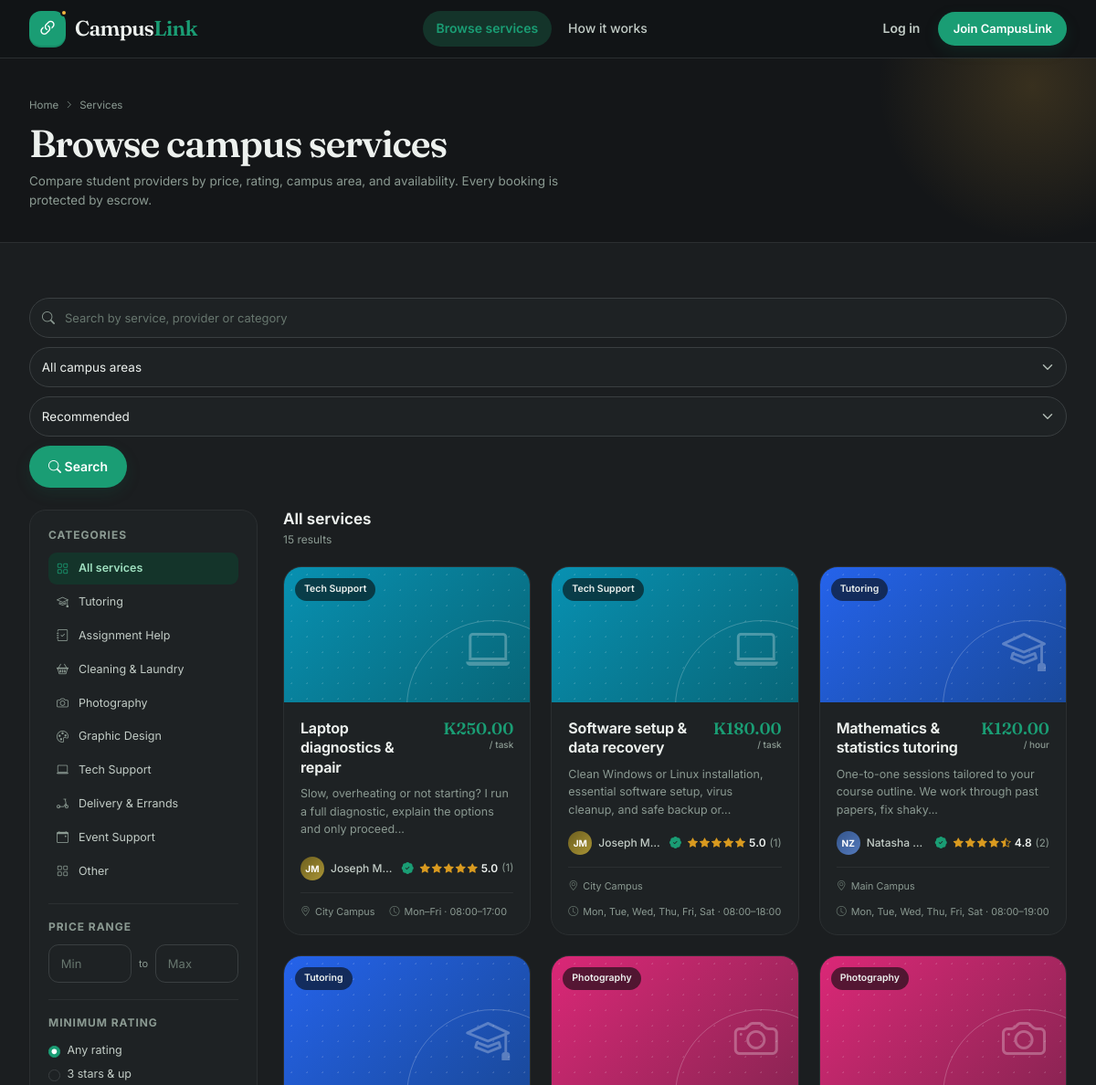
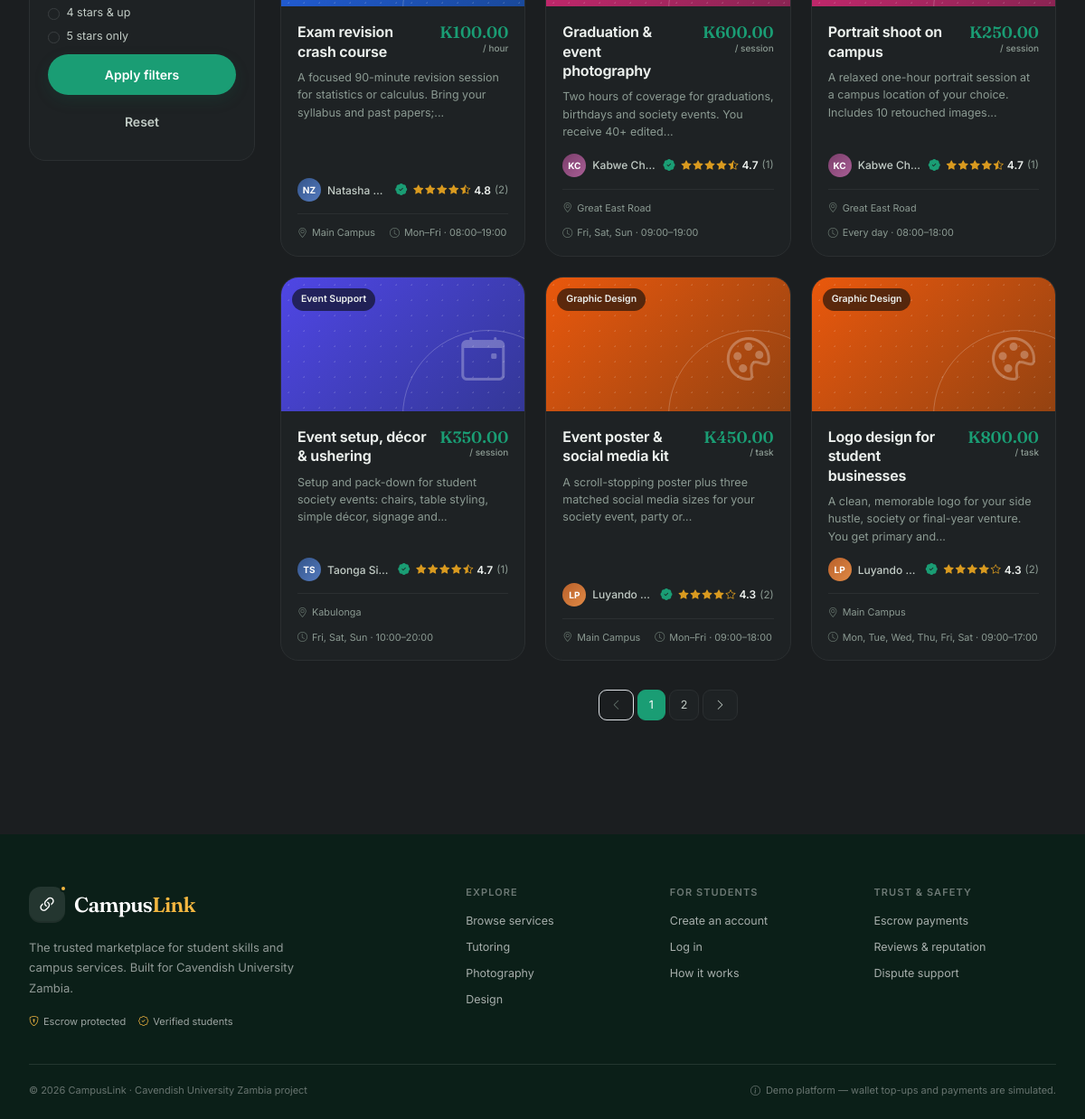
/services, run on the app's committed database (2 pictures, top to bottom).
### app/models.py (models this page shows, shortened)
class Category(db.Model):
    __tablename__ = "categories"
    id = db.Column(db.Integer, primary_key=True)
    name = db.Column(db.String(80), unique=True, nullable=False)
    slug = db.Column(db.String(80), unique=True, nullable=False, index=True)
    description = db.Column(db.String(255))
    icon = db.Column(db.String(60), nullable=False, default="bi-grid")
    color = db.Column(db.String(20), nullable=False, default="#0F6B4F")
    sort_order = db.Column(db.Integer, nullable=False, default=0)
    services = db.relationship("Service", back_populates="category", lazy="dynamic")
    requests = db.relationship("ServiceRequest", back_populates="category", lazy="dynamic")

class Service(db.Model):
    __tablename__ = "services"
    id = db.Column(db.Integer, primary_key=True)
    provider_id = db.Column(db.Integer, db.ForeignKey("users.id"), nullable=False, index=True)
    category_id = db.Column(db.Integer, db.ForeignKey("categories.id"), nullable=False, index=True)
    title = db.Column(db.String(140), nullable=False)
    description = db.Column(db.Text, nullable=False)
    price = db.Column(db.Numeric(10, 2), nullable=False)
    price_unit = db.Column(db.String(20), nullable=False, default="per task")
    duration_minutes = db.Column(db.Integer, nullable=False, default=60)
    campus_area = db.Column(db.String(60), nullable=False)
    available_days = db.Column(db.String(20), nullable=False, default="0,1,2,3,4")
    available_from = db.Column(db.String(5), nullable=False, default="08:00")
    available_to = db.Column(db.String(5), nullable=False, default="18:00")
    status = db.Column(db.String(20), nullable=False, default="active", index=True)
    created_at = db.Column(db.DateTime, nullable=False, default=now)
    updated_at = db.Column(db.DateTime, nullable=False, default=now, onupdate=now)
    provider = db.relationship("User", back_populates="listings")
    category = db.relationship("Category", back_populates="services")
    bookings = db.relationship("Booking", back_populates="service", lazy="dynamic")
    @property
    def day_numbers(self):
        return [int(d) for d in (self.available_days or "").split(",") if d.strip().isdigit()]
    @property
    def availability_summary(self):
        days = sorted(self.day_numbers)
        if not days:
            return "By arrangement"
        if days == list(range(5)):
            day_text = "Mon–Fri"
        elif days == [5, 6]:
            day_text = "Weekends"
        elif days == list(range(7)):
            day_text = "Every day"
        else:
            short = {0: "Mon", 1: "Tue", 2: "Wed", 3: "Thu", 4: "Fri", 5: "Sat", 6: "Sun"}
            day_text = ", ".join(short[d] for d in days)
        return f"{day_text} · {self.available_from}–{self.available_to}"

class User(UserMixin, db.Model):
    __tablename__ = "users"
    id = db.Column(db.Integer, primary_key=True)
    full_name = db.Column(db.String(120), nullable=False)
    email = db.Column(db.String(255), unique=True, nullable=False, index=True)
    student_number = db.Column(db.String(40), unique=True, nullable=False)
    phone = db.Column(db.String(30))
    password_hash = db.Column(db.String(255), nullable=False)
    role = db.Column(db.String(20), nullable=False, default="student")
    program = db.Column(db.String(120))
    year_of_study = db.Column(db.String(30))
    campus_area = db.Column(db.String(60))
    bio = db.Column(db.Text)
    skills = db.Column(db.String(255))
    is_verified = db.Column(db.Boolean, nullable=False, default=False)
    is_suspended = db.Column(db.Boolean, nullable=False, default=False)
    wallet_balance = db.Column(db.Numeric(12, 2), nullable=False, default=Decimal("0.00"))
    rating_avg = db.Column(db.Numeric(3, 2))
    review_count = db.Column(db.Integer, nullable=False, default=0)
    completed_bookings = db.Column(db.Integer, nullable=False, default=0)
    completion_rate = db.Column(db.Numeric(5, 2))
    reputation_score = db.Column(db.Numeric(3, 2))
    created_at = db.Column(db.DateTime, nullable=False, default=now)
    listings = db.relationship("Service", back_populates="provider", lazy="dynamic")
    reviews_received = db.relationship(
        "Review", back_populates="provider", foreign_keys="Review.provider_id", lazy="dynamic"
    )
    notifications = db.relationship("Notification", back_populates="user", lazy="dynamic")
    wallet_transactions = db.relationship(
        "WalletTransaction", back_populates="user", lazy="dynamic", order_by="WalletTransaction.created_at.desc()"
    )
    @property
    def initials(self):
        parts = [p for p in (self.full_name or "").split() if p]
        return "".join(p[0] for p in parts[:2]).upper() or "?"
    @property
    def avatar_tone(self):
        return (self.id or 0) % 6
    @property
    def rating_display(self):
        return f"{float(self.rating_avg):.1f}" if self.rating_avg is not None else "New"

### app/listings.py (the view, shortened to what this page needs)
@bp.get("/services")
def browse():
    q = request.args.get("q", "").strip()
    category_slug = request.args.get("category", "").strip()
    area = request.args.get("area", "").strip()
    min_price = parse_decimal(request.args.get("min_price"), minimum=0)
    max_price = parse_decimal(request.args.get("max_price"), minimum=0)
    rating = parse_int(request.args.get("rating"), minimum=1, maximum=5)
    sort = request.args.get("sort", "recommended")
    page = parse_int(request.args.get("page"), minimum=1, default=1)
    query = (
        Service.query.join(User, Service.provider_id == User.id)
        .join(Category, Service.category_id == Category.id)
        .options(joinedload(Service.provider), joinedload(Service.category))
        .filter(Service.status == "active", User.is_suspended.is_(False))
    )
    active_category = None
    if category_slug:
        active_category = Category.query.filter_by(slug=category_slug).first()
        if active_category:
            query = query.filter(Service.category_id == active_category.id)
    if area:
        query = query.filter(Service.campus_area == area)
    if min_price is not None:
        query = query.filter(Service.price >= min_price)
    if max_price is not None:
        query = query.filter(Service.price <= max_price)
    if rating:
        query = query.filter(User.rating_avg >= rating)
    if sort == "price_low":
        query = query.order_by(Service.price.asc(), Service.created_at.desc())
    elif sort == "price_high":
        query = query.order_by(Service.price.desc(), Service.created_at.desc())
    elif sort == "rating":
        query = query.order_by(User.rating_avg.desc(), User.review_count.desc())
    elif sort == "newest":
        query = query.order_by(Service.created_at.desc())
    else:
        sort = "recommended"
        query = query.order_by(
            User.is_verified.desc(),
            User.reputation_score.is_(None),
            User.reputation_score.desc(),
            Service.created_at.desc(),
        )
    pagination = query.paginate(page=page, per_page=9, error_out=False)
    return render_template(
        "services/browse.html",
        pagination=pagination,
        services=pagination.items,
        categories=Category.query.order_by(Category.sort_order).all(),
        active_category=active_category,
        q=q,
        area=area,
        min_price=request.args.get("min_price", ""),
        max_price=request.args.get("max_price", ""),
        rating=rating,
        sort=sort,
        page_url=page_url,
    )

### app/templates/services/browse.html (shortened to what this page needs)
{% extends "base.html" %}
{% from "partials/macros.html" import service_card, pagination_nav %}
{% block content %}
<div class="page-head">
  <div class="container">
    <div class="breadcrumbs"><a href="{{ url_for('main.home') }}">Home</a><i class="bi bi-chevron-right"></i><span>Services</span></div>
    <h1>Browse campus services</h1>
    <p>Compare student providers by price, rating, campus area, and availability. Every booking is protected by escrow.</p>
  </div>
</div>
<div class="page-section">
  <div class="container">
    <form method="get" action="{{ url_for('listings.browse') }}">
      <div class="browse-toolbar">
        <div class="search-field">
          <i class="bi bi-search"></i>
          <input class="form-control" id="services-search" type="search" name="q" value="{{ q }}" placeholder="Search by service, provider or category">
        </div>
        <select class="form-select" id="area-filter" name="area" data-auto-submit>
          <option value="">All campus areas</option>
        </select>
        <select class="form-select" id="sort-filter" name="sort" data-auto-submit>
          <option value="recommended" {{ 'selected' if sort == 'recommended' }}>Recommended</option>
        </select>
        <button class="btn btn-brand" type="submit"><i class="bi bi-search"></i> Search</button>
      </div>
      <div class="browse-layout mt-4">
        <aside class="filter-panel">
          <div class="filter-group">
            <h3>Categories</h3>
            <div class="filter-cats">
              <a class="{{ 'active' if not active_category }}" href="{{ url_for('listings.browse', q=q, area=area, min_price=min_price, max_price=max_price, rating=rating, sort=sort) }}"><i class="bi bi-grid"></i>All services</a>
              {% for category in categories %}
              <a class="{{ 'active' if active_category and active_category.id == category.id }}" href="{{ url_for('listings.browse', category=category.slug, q=q, area=area, min_price=min_price, max_price=max_price, rating=rating, sort=sort) }}"><i class="bi {{ category.icon }}"></i>{{ category.name }}</a>
              {% endfor %}
            </div>
          </div>
          <div class="filter-group">
            <h3>Price range</h3>
            <div class="price-row">
              <input class="form-control form-control-sm" type="number" name="min_price" value="{{ min_price }}" min="0" step="1" placeholder="Min" aria-label="Minimum price">
              <span>to</span>
              <input class="form-control form-control-sm" type="number" name="max_price" value="{{ max_price }}" min="0" step="1" placeholder="Max" aria-label="Maximum price">
            </div>
          </div>
          <div class="filter-group">
            <h3>Minimum rating</h3>
            <div class="rating-options">
              {% for value, label in [(0, 'Any rating'), (3, '3 stars & up'), (4, '4 stars & up'), (5, '5 stars only')] %}
              <label><input class="form-check-input" type="radio" name="rating" value="{{ value if value else '' }}" {{ 'checked' if (rating or 0) == value }}> {{ label }}</label>
              {% endfor %}
            </div>
          </div>
          <button class="btn btn-brand w-100" type="submit">Apply filters</button>
          <a class="btn btn-ghost w-100 mt-2" href="{{ url_for('listings.browse') }}">Reset</a>
        </aside>
        <div>
          <div class="results-head">
            <div>
              <h2>{{ active_category.name if active_category else 'All services' }}</h2>
              <span class="result-count">{{ pagination.total }} result{{ '' if pagination.total == 1 else 's' }}{% if q %} for “{{ q }}”{% endif %}</span>
            </div>
          </div>
          {% if services %}
          <div class="service-grid">
            {% for service in services %}{{ service_card(service) }}{% endfor %}
          </div>
          {{ pagination_nav(pagination, 'Services') }}
          {% endif %}
        </div>
      </div>
    </form>
  </div>
</div>
{% endblock %}

### app/templates/partials/macros.html (shortened to what this page needs)
{% macro avatar(user, size='md') -%}
<span class="avatar avatar-{{ size }} avatar-tone-{{ user.avatar_tone }}" title="{{ user.full_name }}">{{ user.initials }}</span>
{%- endmacro %}
{% macro rating_stars(value, count=None, size='sm') -%}
{% set v = value|float if value is not none else 0 %}
<span class="rating rating-{{ size }}" aria-label="{{ '%.1f'|format(v) }} out of 5">
  {% for i in range(1, 6) %}
    {% if v >= i %}<i class="bi bi-star-fill"></i>
    {% elif v >= i - 0.5 %}<i class="bi bi-star-half"></i>
    {% else %}<i class="bi bi-star"></i>{% endif %}
  {% endfor %}
</span>
{%- endmacro %}
{% macro verified_badge(user, compact=false) -%}
{% if user.is_verified %}
<span class="verified-badge" title="Verified student"><i class="bi bi-patch-check-fill"></i>{% if not compact %} Verified{% endif %}</span>
{% endif %}
{%- endmacro %}
{% macro provider_rating(user) -%}
{% if user.review_count %}
  <span class="provider-rating">{{ rating_stars(user.rating_avg) }}<strong>{{ user.rating_display }}</strong><span>({{ user.review_count }})</span></span>
{% else %}
  <span class="provider-rating new-provider">New provider</span>
{% endif %}
{%- endmacro %}
{% macro service_card(service) -%}
<article class="service-card">
  <a class="service-cover" href="{{ url_for('listings.detail', service_id=service.id) }}" style="--cat: {{ service.category.color }};">
    <span class="cover-category">{{ service.category.name }}</span>
    <span class="cover-icon"><i class="bi {{ service.category.icon }}"></i></span>
  </a>
  <div class="service-body">
    <div class="service-heading">
      <h3><a href="{{ url_for('listings.detail', service_id=service.id) }}">{{ service.title }}</a></h3>
      <div class="service-price">{{ service.price|money }}<span>/ {{ service.price_unit|replace('per ', '') }}</span></div>
    </div>
    <p class="service-desc">{{ service.description|truncate(105) }}</p>
    <a class="provider-line" href="{{ url_for('main.profile', user_id=service.provider.id) }}">
      {{ avatar(service.provider, 'xs') }}
      <span class="provider-name">{{ service.provider.full_name }}</span>
      {{ verified_badge(service.provider, compact=true) }}
      {{ provider_rating(service.provider) }}
    </a>
    <div class="service-meta">
      <span><i class="bi bi-geo-alt"></i>{{ service.campus_area }}</span>
      <span><i class="bi bi-clock"></i>{{ service.availability_summary }}</span>
    </div>
  </div>
</article>
{%- endmacro %}
{% macro pagination_nav(pagination, label='Pagination') -%}
{% if pagination.pages > 1 %}
{% set args = request.args.to_dict() %}
<nav aria-label="{{ label }}">
  <ul class="pagination justify-content-center">
    <li class="page-item {{ 'disabled' if not pagination.has_prev }}">
      <a class="page-link" href="{{ url_for(request.endpoint, **args) }}" aria-label="Previous"><i class="bi bi-chevron-left"></i></a>
    </li>
    {% for page_number in pagination.iter_pages(left_edge=1, left_current=2, right_current=2, right_edge=1) %}
      {% if page_number %}
        <li class="page-item {{ 'active' if page_number == pagination.page }}"><a class="page-link" href="{{ url_for(request.endpoint, **args) }}">{{ page_number }}</a></li>
      {% else %}
        <li class="page-item disabled"><span class="page-link">…</span></li>
      {% endif %}
    {% endfor %}
    <li class="page-item {{ 'disabled' if not pagination.has_next }}">
      <a class="page-link" href="{{ url_for(request.endpoint, **args) }}" aria-label="Next"><i class="bi bi-chevron-right"></i></a>
    </li>
  </ul>
</nav>
{% endif %}
{%- endmacro %}

### data on the page
Category: name "Tutoring"
Category: name "Assignment Help"
Category: name "Cleaning & Laundry"
Category: name "Photography"
Category: name "Graphic Design"
Category: name "Tech Support"
Category: name "Delivery & Errands"
Category: name "Event Support"
Category: name "Other"
Service: category.name "Tech Support", title "Laptop diagnostics & repair", price "K250.00", price_unit "task", description "Slow, overheating or not starting? I run a full diagnostic, explain the options and only proceed...", provider.full_name "Joseph M…", campus_area "City Campus", availability_summary "Mon–Fri · 08:00–17:00"
User: initials "JM", rating_display "5.0", review_count "1"
Service: category.name "Tech Support", title "Software setup & data recovery", price "K180.00", price_unit "task", description "Clean Windows or Linux installation, essential software setup, virus cleanup, and safe backup or...", provider.full_name "Joseph M…", campus_area "City Campus", availability_summary "Mon, Tue, Wed, Thu, Fri, Sat · 08:00–18:00"
Service: category.name "Tutoring", title "Mathematics & statistics tutoring", price "K120.00", price_unit "hour", description "One-to-one sessions tailored to your course outline. We work through past papers, fix shaky...", provider.full_name "Natasha…", campus_area "Main Campus", availability_summary "Mon, Tue, Wed, Thu, Fri, Sat · 08:00–19:00"
User: initials "NZ", rating_display "4.8", review_count "2"
Service: category.name "Tutoring", title "Exam revision crash course", price "K100.00", price_unit "hour", description "A focused 90-minute revision session for statistics or calculus. Bring your syllabus and past papers;...", provider.full_name "Natasha…", campus_area "Main Campus", availability_summary "Mon–Fri · 08:00–19:00"
Service: category.name "Photography", title "Graduation & event photography", price "K600.00", price_unit "session", description "Two hours of coverage for graduations, birthdays and society events. You receive 40+ edited...", provider.full_name "Kabwe Ch…", campus_area "Great East Road", availability_summary "Fri, Sat, Sun · 09:00–19:00"
User: initials "KC", rating_display "4.7", review_count "1"
Service: category.name "Photography", title "Portrait shoot on campus", price "K250.00", price_unit "session", description "A relaxed one-hour portrait session at a campus location of your choice. Includes 10 retouched images...", provider.full_name "Kabwe Ch…", campus_area "Great East Road", availability_summary "Every day · 08:00–18:00"
Service: category.name "Event Support", title "Event setup, décor & ushering", price "K350.00", price_unit "session", description "Setup and pack-down for student society events: chairs, table styling, simple décor, signage and...", provider.full_name "Taonga Si…", campus_area "Kabulonga", availability_summary "Fri, Sat, Sun · 10:00–20:00"
User: initials "TS", rating_display "4.7", review_count "1"
Service: category.name "Graphic Design", title "Event poster & social media kit", price "K450.00", price_unit "task", description "A scroll-stopping poster plus three matched social media sizes for your society event, party or...", provider.full_name "Luyando…", campus_area "Main Campus", availability_summary "Mon–Fri · 09:00–18:00"
User: initials "LP", rating_display "4.3", review_count "2"
Service: category.name "Graphic Design", title "Logo design for student businesses", price "K800.00", price_unit "task", description "A clean, memorable logo for your side hustle, society or final-year venture. You get primary and...", provider.full_name "Luyando…", campus_area "Main Campus", availability_summary "Mon, Tue, Wed, Thu, Fri, Sat · 09:00–17:00"

### other printed values
{{ label }} "Any rating" "3 stars & up" "4 stars & up" "5 stars only"
{{ active_category.name if active_category else 'All services' }} "All services"
{{ pagination.total }} "15"
{{ '' if pagination.total == 1 else 's' }} "s"
{{ page_number }} "1" "2"
{{ 2026 }} "2026"
{{ APP_NAME }} "CampusLink"
